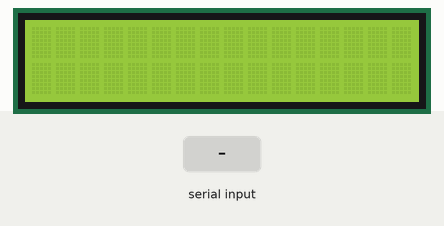
A sketch run on a simulated Arduino Uno, built with avr-gcc and run on an emulated ATmega328P. Shown: 16×2 character LCD. The test bench sets the inputs (shaded band).

Above: at 1.2 s.
1.3 s: "1" received over Serial
At 2.0 s:
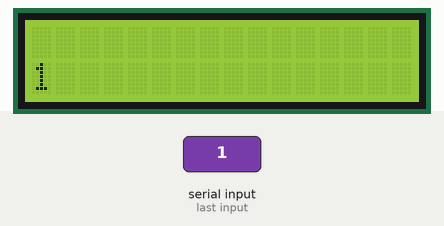
2.9 s: "0" received over Serial
At 4.2 s:
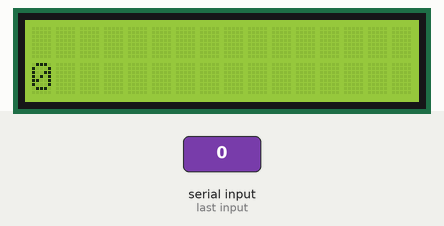
4.5 s: "2" received over Serial
At 5.6 s:
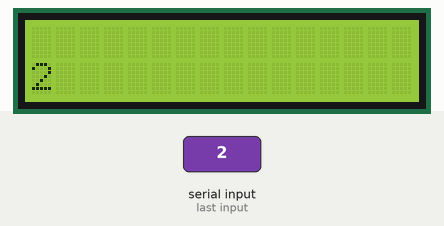
Timing chart, 0 to 7.5 s (numbered marks = the images above; inputs shaded):
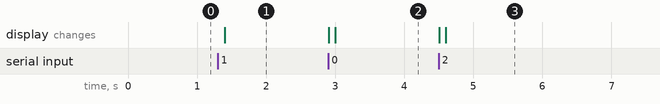

Measured:
- after the input at 1.3 s, the display: changes after 0.10 s (image 1)
- after the input at 2.9 s, the display: first changes at once (image 2 shows a later state)
- after the input at 4.5 s, the display: first changes at once (image 3 shows a later state)

The sketch:

distance.ino
```cpp
#include <LiquidCrystal.h>

// This is where the pins set up on the Arduino
LiquidCrystal lcd(7,8,9,10,11,12);

void setup() {
  lcd.begin(16, 2);
  Serial.begin(9600);
}

void loop() {
// receive message from Prolog
  if(Serial.available()) {
    lcd.setCursor(0, 1);
// print message with a delay
    lcd.print("                    ");
    delay(100);
    lcd.setCursor(0, 1);
// sends the message from Prolog to the LCD
    while(Serial.available() > 0){
      lcd.write(Serial.read());
    }
  }
}
```
